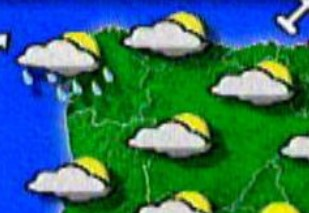
#> input picture Images/imagen.jpg, 309 x 213 px, found by its file name
$ jupyter execute --allow-errors 'Tarea2_Visión_Artificial.ipynb'   (shell and % lines are left out)
#> lines starting #> are read from the running program, lines starting #| are printed output that depends on the picture
#TAREA 2

Integrantes:

*   MESTAS ESCARCENA, CARLOS ALBERTO
*   PRADO CUSSI, DANIEL AUGUSTO
*   FLORES SANTOS, LUCY OLIVIA

Instrucciones de uso:

* Agregar las imágenes en la carpeta principal del notebook del siguiente URL: https://github.com/cmestasescarcena/VisionArtificial-MCC2024/tree/main/Images2

## Creación de CSVs

Creación de CSVs con la información de la imagen y del patrón

[cell 1]
import cv2
import numpy as np
import pandas as pd

# Leer las imágenes
image = cv2.imread('imagen.jpg', cv2.IMREAD_GRAYSCALE)
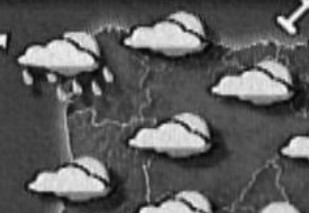
#> image: shape (213, 309); min 3, max 255, mean 92.5
pattern = cv2.imread('patron.jpg', cv2.IMREAD_GRAYSCALE)
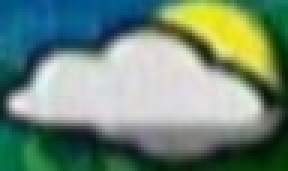
#> input picture Images/patron.jpg, 96 x 57 px, found by its file name (shown 3 times larger)
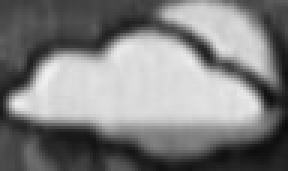
#> pattern: shape (57, 96) (shown 3 times larger); min 11, max 240, mean 128

# Obtener las dimensiones de las imágenes
image_height, image_width = image.shape
#> image_height = 213; image_width = 309
pattern_height, pattern_width = pattern.shape
#> pattern_height = 57; pattern_width = 96

# Guardar la información en archivos CSV
pd.DataFrame(image).to_csv('imagen.csv', index=False)
pd.DataFrame(pattern).to_csv('patron.csv', index=False)

# Imprimir la información
print(f'Ancho de la imagen: {image_width}, Alto de la imagen: {image_height}')
#| Ancho de la imagen: 309, Alto de la imagen: 213
print(f'Ancho del patrón: {pattern_width}, Alto del patrón: {pattern_height}')
#| Ancho del patrón: 96, Alto del patrón: 57

## Procesamiento

## Generación de imágenes resultantes

### Imagen original con los puntos de coindicencia encontrados

[cell 2]
import cv2
import numpy as np
from matplotlib import pyplot as plt
import csv

# Cargar la imagen
image = cv2.imread('imagen.jpg')
#> image is the input picture: shape (213, 309, 3); mean B, G, R 107.5, 111.7, 49.2
